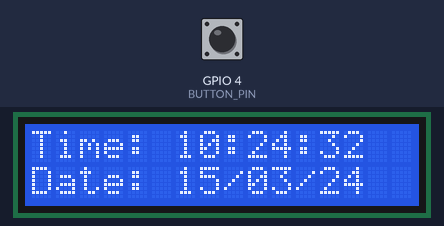
Recording of a sketch running on a simulated ESP32. Parts: 16×2 character LCD. The inputs (shaded band) are chosen by the test bench; at power-on: GPIO 4 (BUTTON_PIN) HIGH. WiFi joins after 1.5 s; servers stay silent unless stated; the local clock reads 2024-03-15 10:24:30 at power-on unless the sketch sets it; what the sketch prints to the serial monitor is not drawn.

Above: at 2.9 s.
3.0 s: GPIO 4 (BUTTON_PIN) pulled LOW for 0.15 s
At 3.6 s:
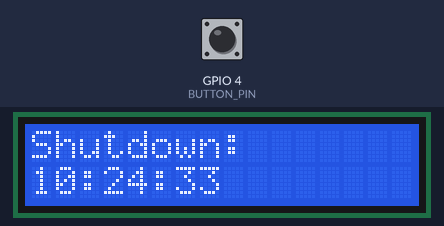
4.6 s: GPIO 4 (BUTTON_PIN) pulled LOW for 1 s
At 5.1 s:
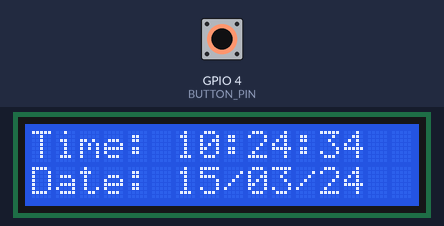
7.1 s: GPIO 4 (BUTTON_PIN) pulled LOW for 0.15 s
At 8.3 s:
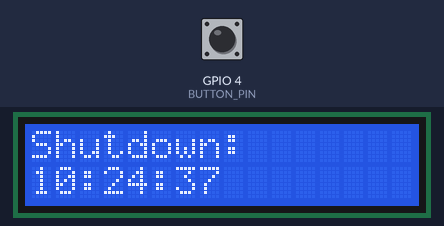
8.7 s: GPIO 4 (BUTTON_PIN) pulled LOW for 1 s
At 9.4 s:
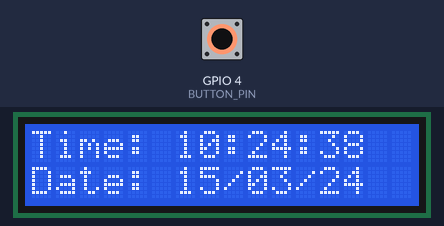
Timing chart, 0 to 11.7 s (numbered marks = the images above; inputs shaded):
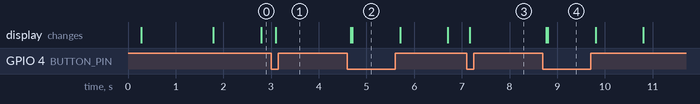

Measured:
- after the input at 3.0 s, the display: changes after 0.09 s (image 1)
- after the input at 4.6 s, the display: first changes after 0.07 s (image 2 shows a later state)
- after the input at 7.1 s, the display: changes after 0.07 s (image 3)
- after the input at 8.7 s, the display: first changes after 0.07 s (image 4 shows a later state)

The sketch:

main1.ino
```cpp
#include <WiFi.h>
#include <Wire.h>
#include <LiquidCrystal_I2C.h>
#include <time.h>

#define BUTTON_PIN 4
#define NTP_SERVER "time.google.com"  // Reliable NTP server
#define UTC_OFFSET 19800              // India Time (UTC+5:30)
#define UTC_OFFSET_DST 0

LiquidCrystal_I2C lcd(0x27, 16, 2);

enum State { RUNNING, SHUTDOWN };
State currentState = RUNNING;

struct tm startTime;
struct tm shutdownTime;

unsigned long lastUpdate = 0;
bool buttonPressed = false;

void setup() {
  Serial.begin(115200);
  pinMode(BUTTON_PIN, INPUT_PULLUP);

  lcd.init();
  lcd.backlight();
  lcd.setCursor(0, 0);
  lcd.print("Connecting WiFi");

  WiFi.begin("Wokwi-GUEST", "", 6);
  unsigned long startAttempt = millis();
  while (WiFi.status() != WL_CONNECTED && millis() - startAttempt < 10000) {
    delay(200);
    lcd.print(".");
  }

  lcd.clear();
  lcd.setCursor(0, 0);
  lcd.print("WiFi Connected");

  configTime(UTC_OFFSET, UTC_OFFSET_DST, NTP_SERVER);

  // NTP sync wait loop
  struct tm timeinfo;
  int retry = 0;
  bool timeSynced = false;

  while (retry < 10) {
    if (getLocalTime(&timeinfo)) {
      timeSynced = true;
      break;
    }
    Serial.println("⏳ Waiting for NTP...");
    delay(500);
    retry++;
  }

  if (!timeSynced) {
    Serial.println("⚠️ NTP sync failed. Will use system time.");
  }

  getBootTime();
  updateTimeDisplay(); // show initial time
  Serial.println("✅ Boot complete.");
}

void loop() {
  if (currentState == RUNNING) {
    unsigned long now = millis();
    if (now - lastUpdate > 1000) {
      updateTimeDisplay();
      lastUpdate = now;
    }
  }

  checkButton();
}

void getBootTime() {
  struct tm timeinfo;
  if (!getLocalTime(&timeinfo)) {
    Serial.println("⚠️ NTP Failed in getBootTime(). Using system time.");
    time_t rawTime = time(nullptr);
    localtime_r(&rawTime, &startTime);
  } else {
    startTime = timeinfo;
  }

  char buf[20];
  strftime(buf, sizeof(buf), "%d/%m %H:%M:%S", &startTime);

  lcd.clear();
  lcd.setCursor(0, 0);
  lcd.print("Boot:");
  lcd.setCursor(0, 1);
  lcd.print(buf);

  Serial.print("🟢 Started at: ");
  Serial.println(buf);
}

void updateTimeDisplay() {
  struct tm timeinfo;
  if (!getLocalTime(&timeinfo)) return;

  char buf[16];
  strftime(buf, sizeof(buf), "%H:%M:%S", &timeinfo);
  lcd.setCursor(0, 0);
  lcd.print("Time: ");
  lcd.print(buf);
  lcd.print("   ");  // Padding to clear leftovers

  strftime(buf, sizeof(buf), "%d/%m/%y", &timeinfo);
  lcd.setCursor(0, 1);
  lcd.print("Date: ");
  lcd.print(buf);
  lcd.print("   ");
}

void showShutdownInfo() {
  time_t nowRaw = time(nullptr);
  localtime_r(&nowRaw, &shutdownTime);

  time_t startEpoch = mktime(&startTime);
  time_t endEpoch = nowRaw;
  int duration = endEpoch - startEpoch;

  int hours = duration / 3600;
  int minutes = (duration % 3600) / 60;
  int seconds = duration % 60;

  char shutBuf[16];
  strftime(shutBuf, sizeof(shutBuf), "%H:%M:%S", &shutdownTime);

  lcd.clear();
  lcd.setCursor(0, 0);
  lcd.print("Shutdown:");
  lcd.setCursor(0, 1);
  lcd.print(shutBuf);

  Serial.println("🛑 Shutdown");
  Serial.print("Time: ");
  Serial.println(shutBuf);
  Serial.printf("⏱ Uptime: %02d:%02d:%02d\n", hours, minutes, seconds);
}

void checkButton() {
  static bool lastState = HIGH;
  bool currentStateBtn = digitalRead(BUTTON_PIN);

  if (lastState == HIGH && currentStateBtn == LOW) {
    delay(50); // debounce
    if (digitalRead(BUTTON_PIN) == LOW) {
      buttonPressed = true;
    }
  }

  if (buttonPressed) {
    if (currentState == RUNNING) {
      currentState = SHUTDOWN;
      showShutdownInfo();
    } else {
      currentState = RUNNING;
      getBootTime();  // reset to new start time
    }
    buttonPressed = false;
  }

  lastState = currentStateBtn;
}
```
